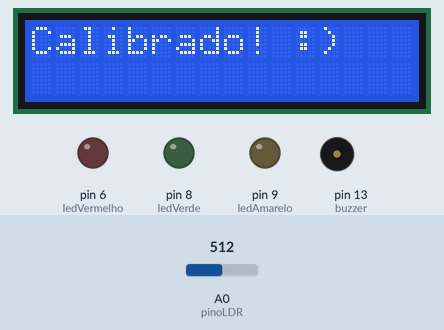
Recording of a sketch running on a simulated Arduino Uno, built with avr-gcc and run on an emulated ATmega328P. Shown: 16×2 character LCD, output pins drawn as LEDs (lit = HIGH), buzzer (waves = sounding). Inputs (shaded band) come from the test bench; at power-on: A0 (pinoLDR) = 512.

Above: at 8.2 s.
At 10.8 s:
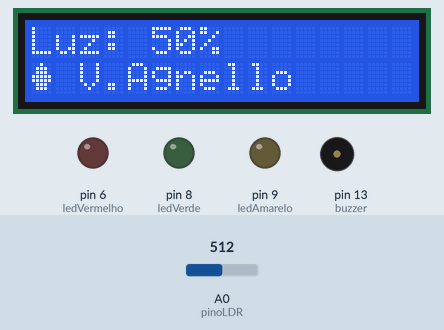
10.9 s: A0 (pinoLDR) set to 526
At 13.2 s:
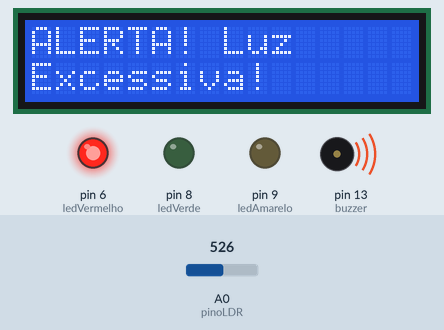
13.9 s: A0 (pinoLDR) set to 306
At 16.7 s:
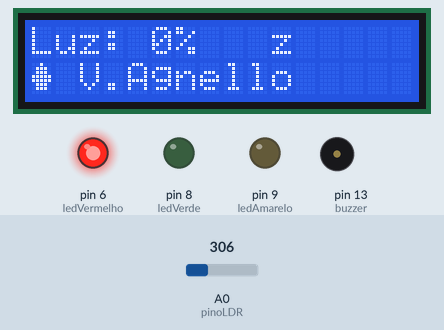
16.9 s: A0 (pinoLDR) set to 511
At 18.3 s:
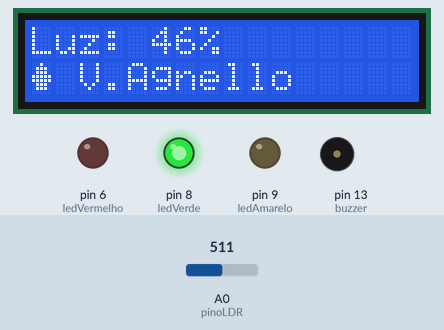
Timing chart, 0 to 20.6 s (numbered marks = the images above; inputs shaded):
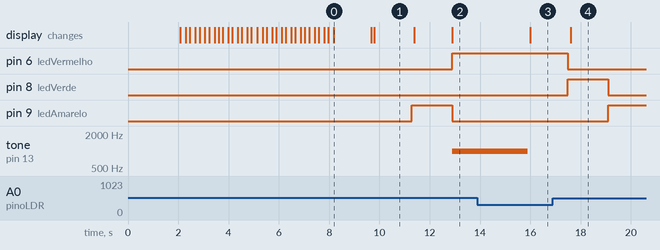

The sketch:

vinheria_agnello.ino
```cpp
/*
  Projeto: Controle de Iluminação – Vinheria Agnello
  Descrição:
    Sistema que lê a intensidade luminosa via sensor LDR,
    exibe a porcentagem de luz no display LCD e aciona LEDs
    e buzzer conforme os níveis de luminosidade detectados.

  Funcionalidades:
    - Calibração automática do sensor (mínimo e máximo de luz)
    - Exibição da luz ambiente em porcentagem
    - Indicação visual (LEDs verde, amarelo e vermelho)
    - Alerta sonoro quando há excesso de luz
    - Uso de caracteres customizados no display

  Autores: [Pedro Tavares, David Gama, Pedro Sales]
  Data: 05/10/2025
  Versão: 1.0
  Hardware: Arduino UNO R3 + Sensor LDR + Display LCD 16x2 + LEDs + Buzzer
*/

#include <LiquidCrystal.h> // Biblioteca para controle do display LCD

// Define o objeto LCD: (RS, E, D4, D5, D6, D7)
LiquidCrystal lcd(12, 11, 10, 5, 4, 3);

const int pinoLDR = A0;        // Pino analógico do LDR
const int ledVerde = 8;        // LED verde = luz fraca
const int ledAmarelo = 9;      // LED amarelo = luz média
const int ledVermelho = 6;     // LED vermelho = luz forte
const int buzzer = 13;         // Buzzer no pino digital 13

int valorLido;                 // Valor atual do LDR
int minLuz = 1023;             // Valor mínimo (será calibrado)
int maxLuz = 0;                // Valor máximo (será calibrado)

// Caracteres customizados
byte bloco[8] = {B11111,B11111,B11111,B11111,B11111,B11111,B11111,B11111};
byte taca[8]  = {B00100,B01110,B01110,B11111,B11111,B01110,B01110,B00000};

void setup() {
  lcd.begin(16,2);                // Inicializa LCD 16x2
  pinMode(ledVerde, OUTPUT);
  pinMode(ledAmarelo, OUTPUT);
  pinMode(ledVermelho, OUTPUT);
  pinMode(buzzer, OUTPUT);

  lcd.createChar(0, bloco);       // Caractere bloco (barra de progresso)
  lcd.createChar(1, taca);        // Caractere taça (decoração)

  boasVindas();                   // Mensagem inicial
  calibrarAutomatico();           // Calibração do sensor LDR
}

// Exibe mensagem de boas-vindas
void boasVindas() {
  lcd.clear();
  lcd.setCursor(0,0);
  lcd.print("Vinheria Agnello");
  lcd.setCursor(0,1);
  lcd.write(byte(1));             // Ícone da taça
  lcd.print(" Bem-vindo!");
  delay(2000);
  lcd.clear();
}

// Calibra automaticamente o sensor de luz
void calibrarAutomatico() {
  // Etapa 1: valor mínimo (sensor coberto)
  lcd.clear();
  lcd.print("Cubra o sensor");
  lcd.setCursor(0,1);
  unsigned long inicio = millis();
  while(millis() - inicio < 3000){
    valorLido = analogRead(pinoLDR);
    if(valorLido < minLuz) minLuz = valorLido;

    int progresso = map(millis()-inicio, 0, 3000, 0, 16);
    for(int i=0;i<16;i++){
      lcd.setCursor(i,1);
      if(i<progresso) lcd.write(byte(0)); else lcd.print(" ");
    }
    delay(50);
  }

  // Etapa 2: valor máximo (sensor iluminado)
  lcd.clear();
  lcd.print("Ilumine sensor");
  lcd.setCursor(0,1);
  inicio = millis();
  while(millis() - inicio < 3000){
    valorLido = analogRead(pinoLDR);
    if(valorLido > maxLuz) maxLuz = valorLido;

    int progresso = map(millis()-inicio, 0, 3000, 0, 16);
    for(int i=0;i<16;i++){
      lcd.setCursor(i,1);
      if(i<progresso) lcd.write(byte(0)); else lcd.print(" ");
    }
    delay(50);
  }

  // Ajusta limites
  minLuz = max(minLuz-15,0);
  maxLuz = min(maxLuz+15,1023);

  lcd.clear();
  lcd.print("Calibrado! :)");
  delay(1500);
  lcd.clear();
}

void loop() {
  // Média de 5 leituras do LDR
  long soma = 0;
  for(int i=0; i<5; i++){
    soma += analogRead(pinoLDR);
    delay(20);
  }
  valorLido = soma / 5;

  // Converte leitura em porcentagem (0–100%)
  int porcentagemLuz = map(valorLido,minLuz,maxLuz,0,100);
  porcentagemLuz = constrain(porcentagemLuz,0,100);

  // Exibe resultado no LCD
  lcd.setCursor(0,0);
  lcd.print("Luz: ");
  lcd.print(porcentagemLuz);
  lcd.print("%   ");
  lcd.setCursor(0,1);
  lcd.write(byte(1));
  lcd.print(" V.Agnello");
  delay(1500);

  // Reseta LEDs
  digitalWrite(ledVerde, LOW);
  digitalWrite(ledAmarelo, LOW);
  digitalWrite(ledVermelho, LOW);

  // Lógica de alerta visual/sonoro
  if(porcentagemLuz <= 40){
    digitalWrite(ledVerde, HIGH);
    noTone(buzzer);
  }
  else if(porcentagemLuz <= 70){
    digitalWrite(ledAmarelo, HIGH);
    noTone(buzzer);
  }
  else {
    digitalWrite(ledVermelho, HIGH);
    lcd.clear();
    lcd.print("ALERTA! Luz");
    lcd.setCursor(0,1);
    lcd.print("Excessiva!");

    unsigned long inicioAlerta = millis();
    while(millis() - inicioAlerta < 3000){
      tone(buzzer, 1000);  // Som de 1000Hz por 3 segundos
    }
    noTone(buzzer);
    return;
  }
}
```

Measured:
- the behaviour switches between 518 and 519 on A0 (pinoLDR) (found by bisection; images 1 and 2)
- after the input at 10.9 s, pin 6 (ledVermelho): LOW → HIGH after 2.0 s; tone on pin 13 (buzzer): silent → 1000 Hz after 2.0 s; the display: first changes after 0.49 s (image 2 shows a later state)
- after the input at 13.9 s, the display: changes after 2.1 s (image 3)
- after the input at 16.9 s, pin 9 (ledAmarelo): LOW → HIGH after 2.2 s; the display: changes after 0.70 s (image 4)
- what the display in image 0 shows lasts 1.5 s, from 8.2 s to 9.7 s
